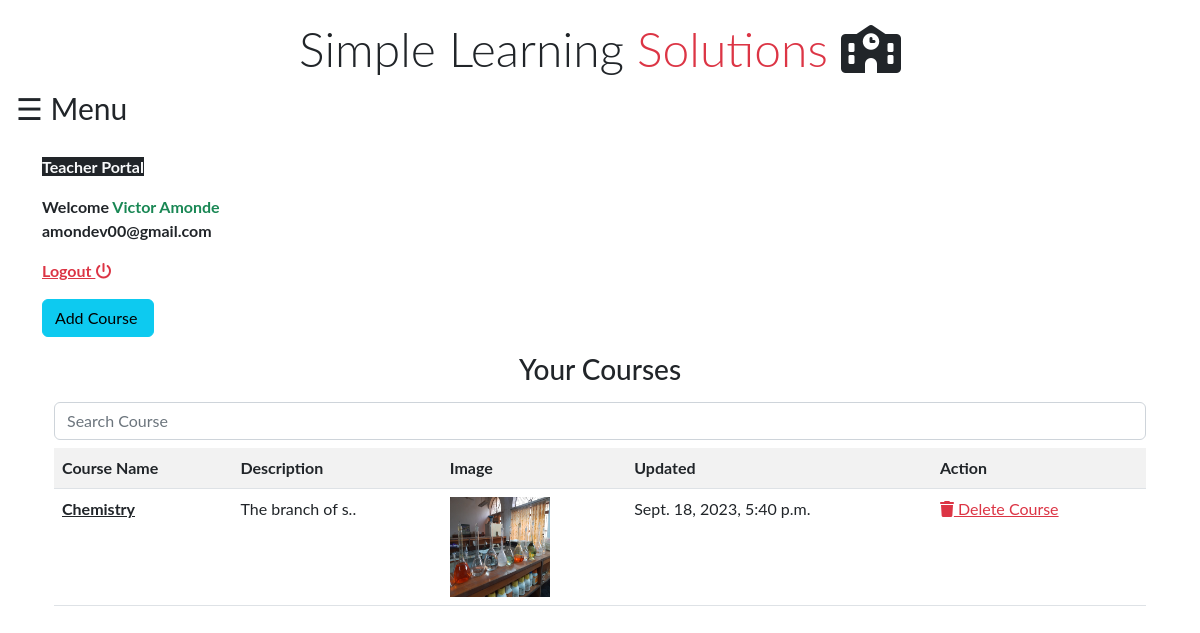
The page /cms/home/ (signed in) on the database its author committed.
### cms/models.py (models this page shows)
class teacher(models.Model):
    name = models.CharField(max_length=250)
    email = models.EmailField(max_length=250,unique=True)
    password = models.CharField(max_length=250)

class course(models.Model):
    cname = models.CharField(max_length=400)
    user = models.ForeignKey(teacher,on_delete=models.CASCADE)
    slug = AutoSlugField(populate_from='cname',max_length=250,unique=True,null=True,default=None)
    disp = models.TextField(default=False)
    dateof  = models.DateTimeField(auto_now_add=True)
    cimg = models.ImageField(upload_to='courseimg/' ,default=False)

### cms/views.py (the view)
# urls.py: path('home/',views.home.as_view(),name='home'),
class home(View):
    @method_decorator(teacherAuth)
    def get(self, request):
        if request.isauth:
            data = teacher.objects.filter(Q(email = request.session['email']) & Q(name = request.name))
            if data.exists():
                courses = course.objects.filter(user = teacher.objects.get(email = request.session['email']))
                return render(request,'cms/homecms.html',{'data':data,'course':courses})
            else:
                return render(request,'cms/login.html')
        else:
            return render(request,'cms/login.html')

### cms/templates/cms/homecms.html (shortened to what this page needs)
{% extends 'core/base.html' %}
{% load static %}
{% block content %}
{% include 'core/navbar.html' %}
<div class="container mt-2">
    {% if data %}
    <p><b class="text-center bg-dark text-light">Teacher Portal</b></p>
    {% for i in data %}
    <p class="text-dark mt-2"><b>Welcome <span class="text-success">{{i.name | capfirst  }}</span> <br>{{i.email}} </b>  </p>
    <p><b class="text-danger"><a href="{% url 'logoutcms' %}" class="text-danger">Logout <i class="fa-solid fa-power-off"></i></a>  </b></p>
    <p><b class=""><a href="{% url 'addcourse' %}" class="btn btn-info">Add Course </a>  </b></p>
    {% endfor %}
    <div class="container mt-2">
        <h3 class="text-dark text-center">Your Courses</h3>
    </div>
    <div class="container" style='overflow-x:scroll;'>
        {% if course   %}
        <input type="text" name="input" id="myInput" class="form-control mt-2" placeholder="Search Course ">
        <table class="table table-striped mt-2" id="myTable">
          <th> Course Name </th>
          <th> Description </th>
          <th> Image </th>
          <th> Updated </th>
          <th> Action </th>
            {% for i in course %}
            <tr>
            <td><p><b><a href="{% url 'opencourse' book=i.slug %}" class='text-dark'> {{i.cname | capfirst}}</a></b></p></td>
            {% if i.disp == '' %}
            <td>No Description</td>
            {% else %}
            <td>{{i.disp | slice:":15"}}..</td>
            {% endif %}
            {% if i.cimg == 'False' %}
<td>
    <img src="{% static 'cms/img/book.jpeg' %}" alt="default image" class="img-fluid" style='width:100px; height:100px; ' title="this is the default image">
</td>
            {% else %}
<td>
    <img src="{{ i.cimg.url }}" alt="course image" class="img-fluid" style='width:100px; height:100px; '>
</td>
            {% endif %}
            <td>{{i.dateof}}</td>
            <td><a href="{% url 'deletecourse' book=i.slug %}" class="text-danger"><i class="fa fa-trash" aria-hidden="true"></i> Delete Course
            </a></td>
        </tr>
            {% endfor %}
        </table>
        {% else %}
        <hr class="text-success">
        <h3 class="text-center">No Course Yet.</h3>
        {% endif %}
    </div>
    {% else %}
    <h1>Something went wrong !!!</h1>
    {% endif %}
</div>
{% endblock content %}

### core/templates/core/navbar.html (style rules this page uses)
body { font-family: "Lato", sans-serif; }

### rows shown on the page
teacher: name "Victor Amonde", email "amondev00@gmail.com"
course: cname "Chemistry", disp "The branch of s", cimg (picture), dateof "Sept. 18, 2023, 5:40 p.m."
